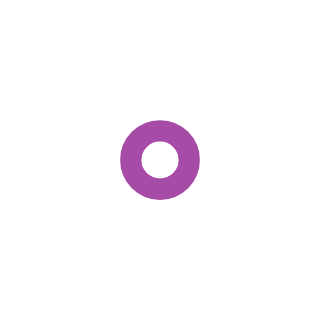

Write the Vega-Lite specification saved for this chart.
### Vega specification from a JSON file in a GitHub repository (floating-point values rounded to 4 significant figures)
{"$schema": "https://vega.github.io/schema/vega/v6.json", "background": "white", "padding": 5, "width": 20, "height": 20, "style": "view", "data": [{"name": "source_0", "values": [{"a": 2}]}], "marks": [{"name": "marks", "type": "symbol", "style": ["point"], "from": {"data": "source_0"}, "encode": {"update": {"opacity": {"value": 0.7}, "fill": {"value": "transparent"}, "stroke": {"value": "purple"}, "ariaRoleDescription": {"value": "point"}, "x": {"signal": "width", "mult": 0.5}, "y": {"signal": "height", "mult": 0.5}}}}]}
